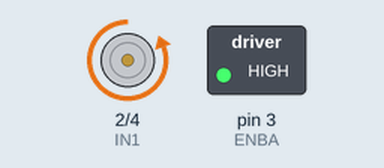
Recording of a sketch running on a simulated Arduino Uno, built with avr-gcc and run on an emulated ATmega328P. On the bench: motor-driver pin pairs drawn as motors (green arrow = first pin HIGH = forward, orange = second pin HIGH = backward, longer = more drive), switched loads named in the sketch (green lamp = pin HIGH).

Above: at 1.0 s.
At 3.0 s:
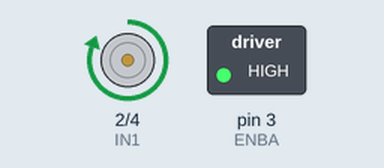
Timing chart, 0 to 4.6 s (numbered marks = the images above):
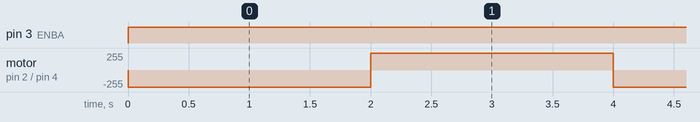

Measured:
- by itself, pin 3 (ENBA): LOW → HIGH at 0.00 s
- by itself, motor on pin 2 (IN1) / pin 4 (IN2): alternates forward 255/255 for 2.0 s and backward 255/255 for 2.0 s

The sketch:

MOTOR_DC_PWC.ino
```cpp
#define IN1 2
#define IN2 4
#define ENBA 3

void setup() {
  pinMode(IN1, OUTPUT);
  pinMode(IN2, OUTPUT);
  pinMode(ENBA, OUTPUT);
}

void loop() {
  analogWrite(ENBA, 255);

  digitalWrite(IN1, LOW);
  digitalWrite(IN2, HIGH);

  delay(2000);

  digitalWrite(IN1, HIGH);
  digitalWrite(IN2, LOW);

  delay(2000);
}
```
